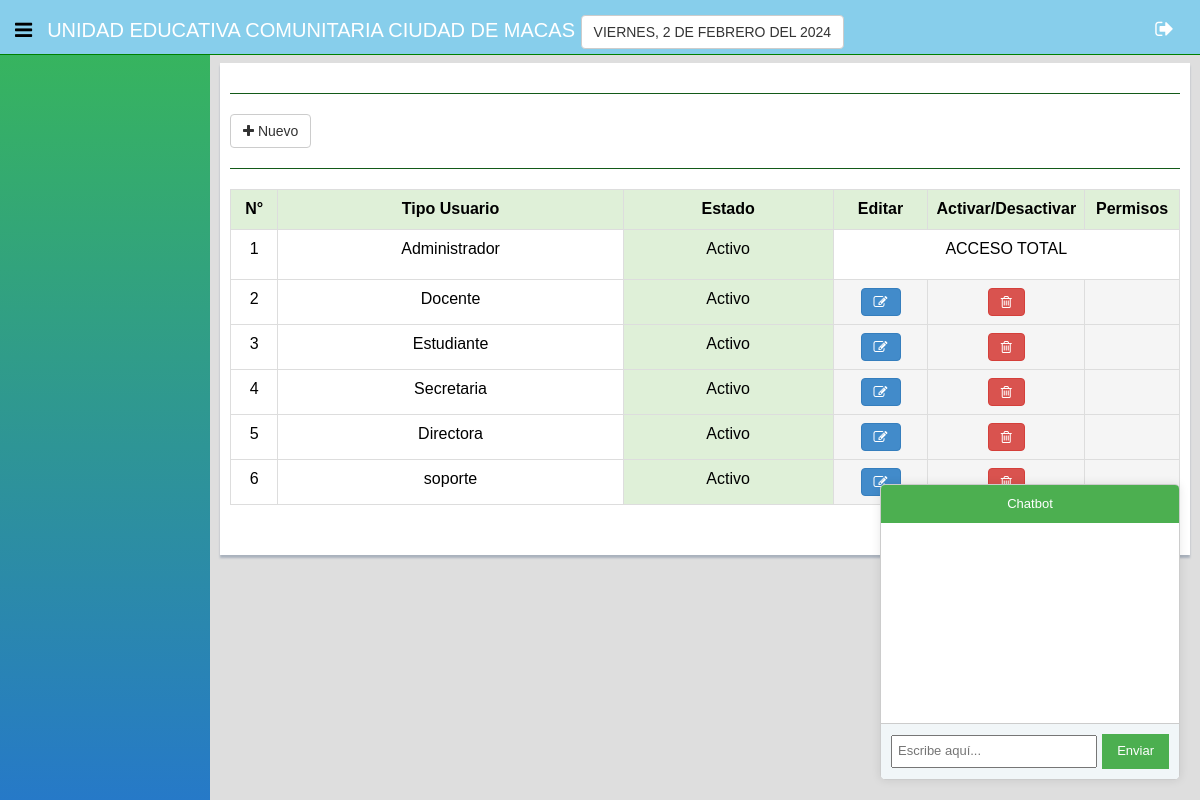
The page /tipousuario/mostrar.php (signed in) on the database as committed earlier.
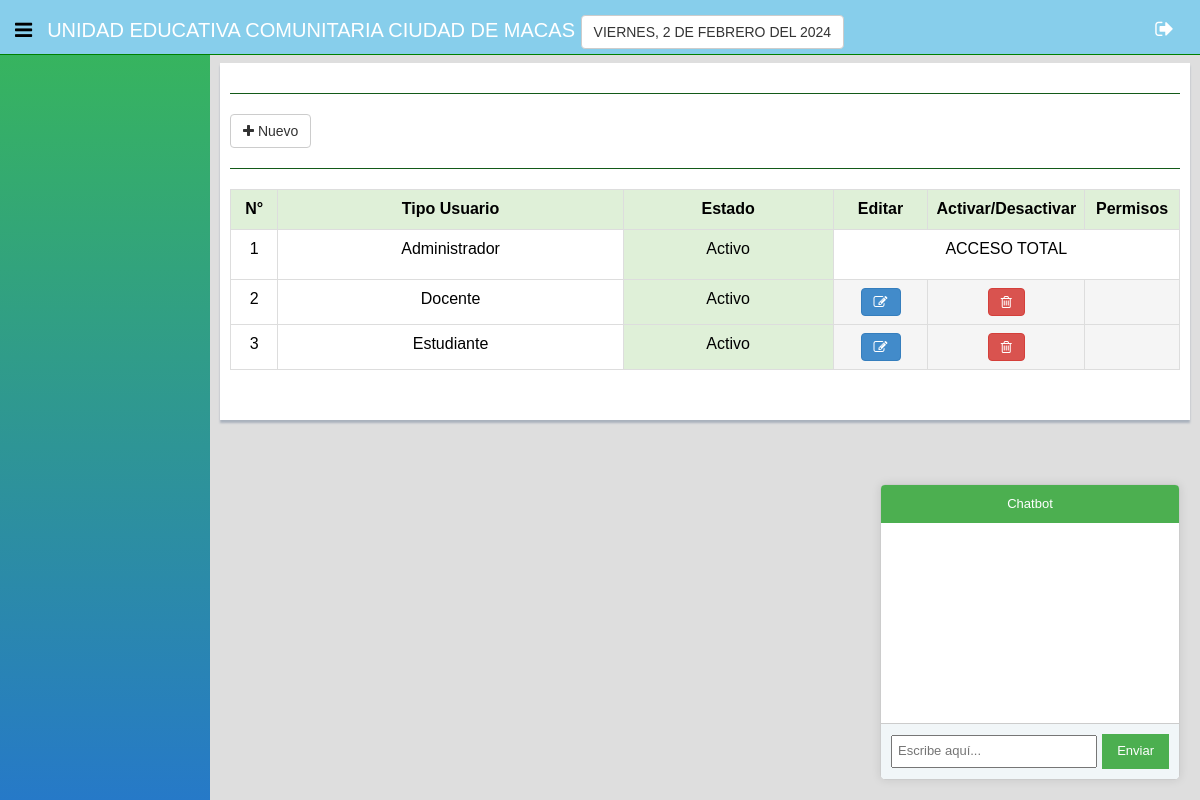
The same page on the database as committed later.
### tables this page shows
CREATE TABLE `tipousuario` (
  `idtipoUsuario` int(11) NOT NULL AUTO_INCREMENT,
  `nombre` varchar(45) DEFAULT NULL,
  `idestado` int(11) NOT NULL,
  PRIMARY KEY (`idtipoUsuario`)
);

CREATE TABLE `estado` (
  `idestado` int(11) NOT NULL AUTO_INCREMENT,
  `nombre` varchar(25) DEFAULT NULL,
  PRIMARY KEY (`idestado`)
);

### tipousuario/mostrar.php (the view, shortened to what this page needs)
<?php
    include("../menu/principal.php");
    $connection = conexion();
    $sql = "SELECT tipousuario.*, estado.nombre as estado FROM tipousuario inner join estado on tipousuario.idestado=estado.idestado ORDER BY idtipoUsuario ASC ";
    $query = $connection->prepare($sql);
    $query->execute();
    $model = array();
    while($rows = $query->fetch())
    {
        $model[] = $rows;
    }
?>
<div class="form-panel"><hr>
<button type="button" class="btn btn-default tooltips" data-toggle="modal" data-target="#modal_register" data-placement="right" data-original-title="Agrega nuevos tipos de usuarios."><i class="fa fa-plus"></i>&nbsp;Nuevo</button>
<hr>
<center>
<div class="table table-responsive">
<table class="table table-stripped table-bordered table-hover">
<tr class="success">
<th width='5%'  style="text-align: center;">N°</th>
<th  style="text-align: center;">Tipo Usuario</th>
<th  style="text-align: center;">Estado</th>
<th  style="text-align: center;">Editar</th>
<th  style="text-align: center;">Activar/Desactivar</th>
<th  style="text-align: center;">Permisos</th>
</tr>
<?php
foreach($model as $row){
      echo "<tr align='center'>";
      echo "<td>".$row['idtipoUsuario']."</td>";
      echo "<td align='center'>".$row['nombre']."</td>";
      $esta = $row['estado'];
        if ($esta =='Activo'){
          echo "<td class='success'>$esta</td>";
        }elseif ($esta =='Inactivo'){
           echo "<td class='danger'>$esta</td>";
        }
        $nom = $row['nombre'];
        if ($nom =='Administrador'){
          echo "<td colspan='3'><p class='tooltips' data-placement='left' data-original-title='No puede hacer ningún cambio al Administrador'>ACCESO TOTAL</p></td>";
        }else{
          echo "<td align='center' width='10%' class='active'><a class='btn btn-primary btn-xs;' data-toggle='modal' data-target='#modal_update' onclick='editar(".$row['idtipoUsuario'].");''><i style='color:white;' class='fa fa-edit'></a></i></td>";
          if ($esta =='Inactivo' ) {
            echo "<td align='center' width='10%' class='active'><button class='btn btn-success btn-xs;' data-toggle='modal' data-target='#modal_verde' onclick='activar(".$row['idtipoUsuario'].");''><i class='fa fa-check-circle'></i></button></td>";
          }elseif ($esta =='Activo'){
          echo "<td align='center' width='10%' class='active'><button class='btn btn-danger btn-xs;' data-toggle='modal' data-target='#modal_rojo' onclick='desactivar(".$row['idtipoUsuario'].");''><i class='fa fa-trash-o'></i></button></td>";
          }
          echo "<td align='center' width='10%' class='active'>
          </td>";
        }
      ?>
      <?php
}
?>
</table>
</div>
</center>
</div>
  <?php
  include("../menu/footer.php")
?>
  </body>
</html>

Rows that differ between the two databases and show on the page:
removed tipousuario: idtipoUsuario "4", nombre "Secretaria", idestado.nombre "Activo"
removed tipousuario: idtipoUsuario "5", nombre "Directora", idestado.nombre "Activo"
removed tipousuario: idtipoUsuario "6", nombre "soporte", idestado.nombre "Activo"
